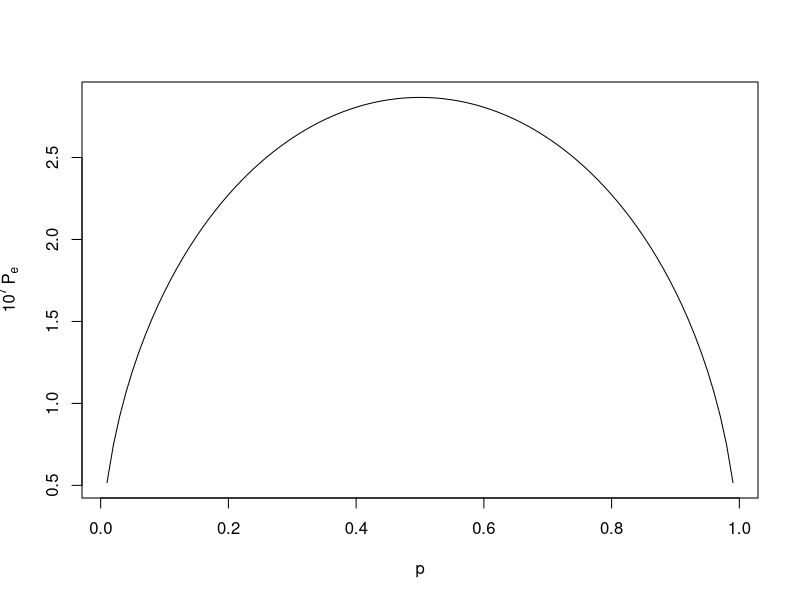
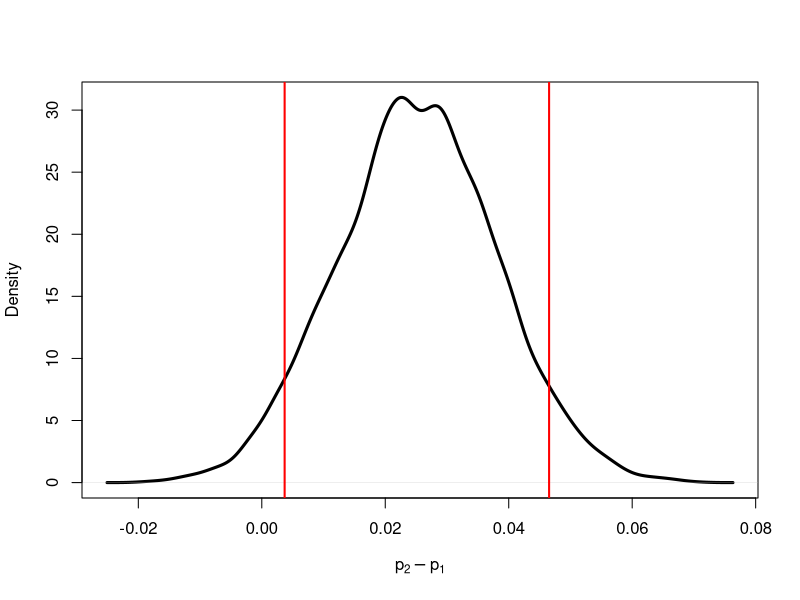
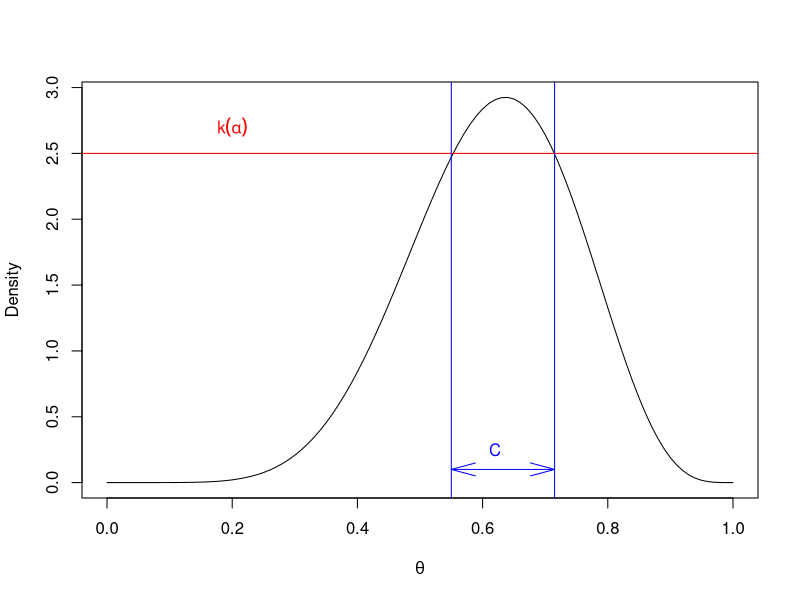
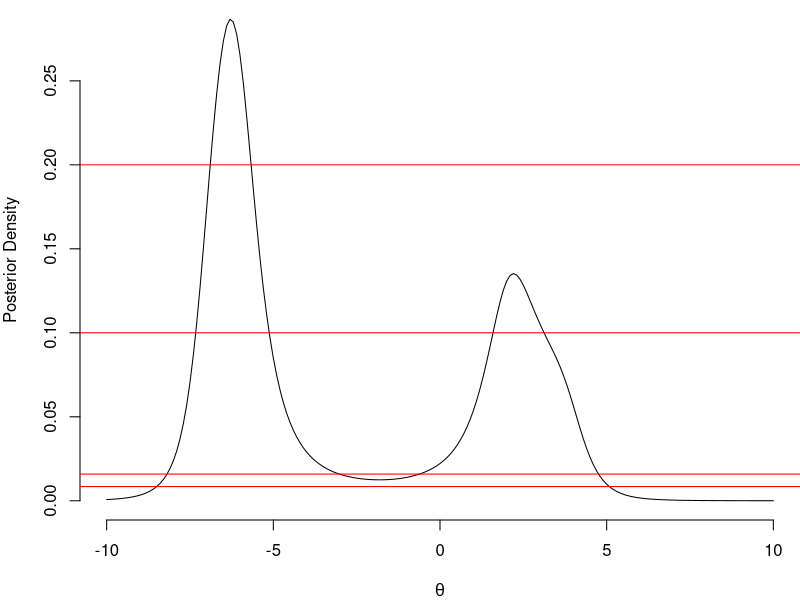
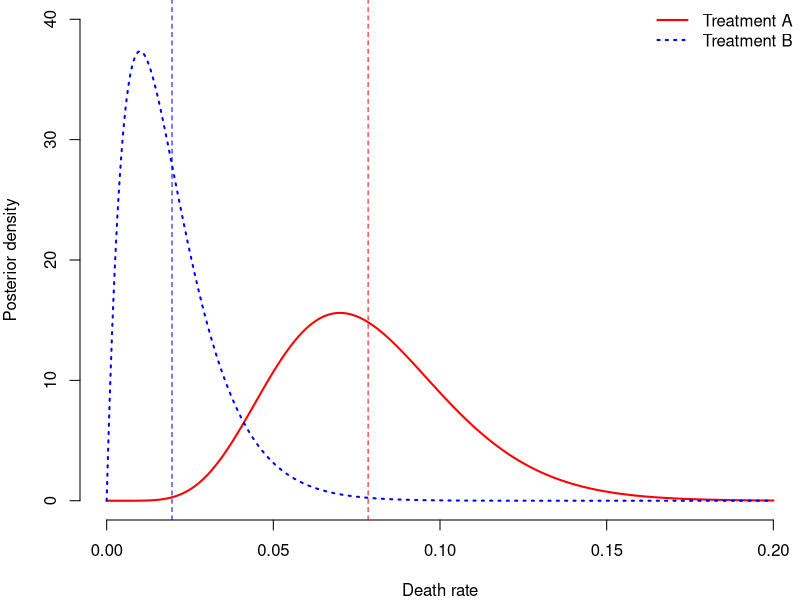
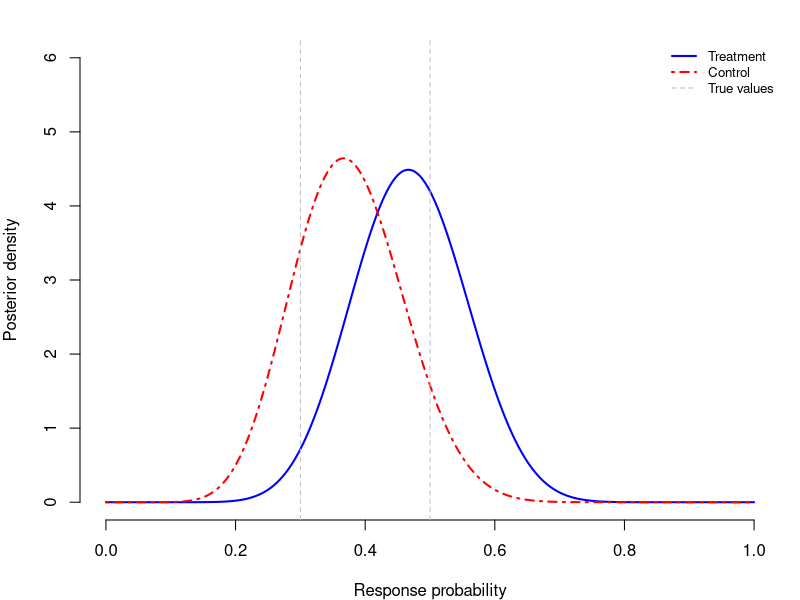
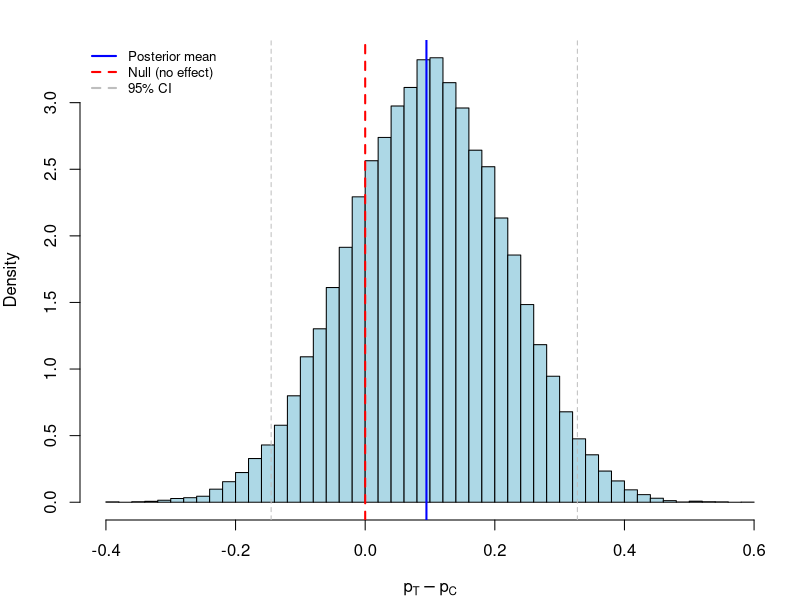
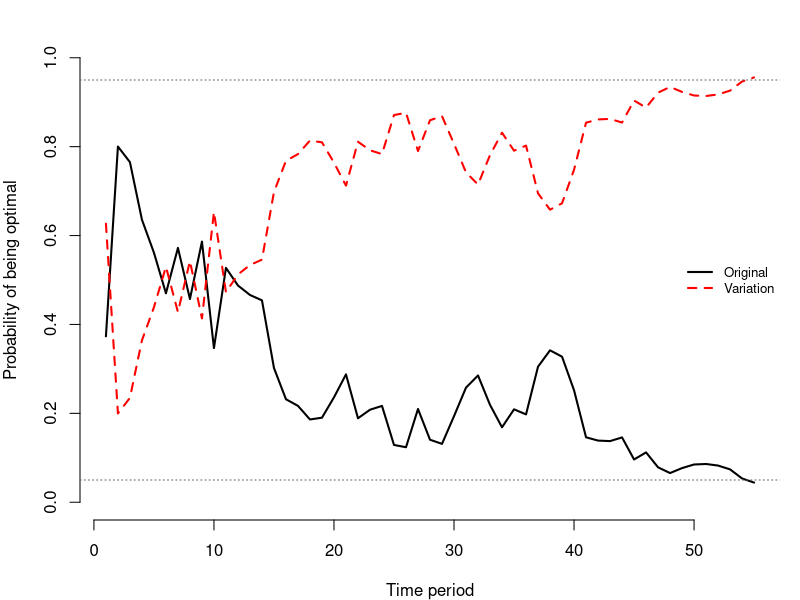

The R script that drew these images, in order:
## ---- chunk 1
#| fig-cap: Total error rate $P_e$, multiplied by $10^7$, as a function of $p$ for $\sigma=0.2$.
#| label: fig-signal-error-rate
sigma <- 0.2
p <- seq(0.01, 0.99, 0.01)
c <- sigma^2 / 2 * log((1 - p) / p)
Pe <- pnorm((c - 1) / sigma) * p + (1 - pnorm((c + 1) / sigma)) * (1 - p)
plot(p, Pe * 1e7, type = "l", xlab = "p", ylab = expression(10^7 ~ P[e]))
## ---- chunk 2
#| echo: true
sigma2 <- 36
sigma02 <- 25
mu <- 30
y <- 12
k <- sigma02 + sigma2
mu1 <- sigma2 / k * mu + sigma02 / k * y
sigma21 <- sigma2 * sigma02 / k
mu1
sigma21
## ---- chunk 3
#| echo: true
a <- 1 - pnorm(24, mu1, sqrt(sigma21))
a
## ---- chunk 4
#| echo: true
a / (1 - a)
## ---- chunk 5
#| echo: true
a <- 1 - pnorm(24, mu, sqrt(sigma02))
a
a / (1 - a)
## ---- chunk 6
#| echo: true
air <- c(2.31017, 2.30986, 2.31010, 2.31001, 2.31024, 2.31010, 2.31028, 2.31028)
decomp <- c(2.30143, 2.29890, 2.29816, 2.30182, 2.29869, 2.29940, 2.29849, 2.29889)
## ---- chunk 7
#| echo: true
y <- air - decomp
n <- length(y)
m0 <- 0
sigma <- sqrt(var(air) + var(decomp))
n0 <- 1
Z <- (mean(y) - m0) / (sigma / sqrt(n))
BF <- sqrt((n + n0) / n0) * exp(-0.5 * n / (n + n0) * Z^2)
format(BF, scientific = TRUE, digits = 3)
## ---- chunk 8
#| echo: true
a <- 1 / (1 + BF)
a
## ---- chunk 9
#| echo: true
set.seed(92) # Kuzy
m <- 10000
p1 <- rbeta(m, 1755 + 1, 2500 - 1755 + 1)
p2 <- rbeta(m, 1818 + 1, 2500 - 1818 + 1)
rd <- p2 - p1
quantile(rd, c(.05, .95))
## ---- chunk 10
#| label: fig-proportions-posterior
#| fig-cap: Posterior difference in click-through rates. The red lines mark the 90% credible interval.
plot(density(rd), main = "", xlab = expression(p[2] - p[1]), ylab = "Density", lwd = 3)
abline(v = quantile(rd, c(.05, .95)), col = "red", lwd = 2)
## ---- chunk 11
#| label: fig-hpd-visualization
#| echo: false
#| fig-cap: "Highest posterior density set $C$ for a Beta(8, 5) posterior. The set contains the values of $\\theta$ where the density lies above the level $k(\\alpha)$."
theta <- seq(0, 1, 0.01)
p <- dbeta(theta, 8, 5)
plot(theta, p, type = "l", xlab = expression(theta), ylab = "Density")
abline(h = 2.5, col = "red")
abline(v = c(0.55, 0.715), col = "blue")
text(0.2, 2.7, expression(k(alpha)), col = "red", cex = 1)
arrows(0.55, 0.1, 0.715, 0.1, code = 3, col = "blue", angle = 15)
text(0.62, 0.25, "C", col = "blue", cex = 1)
## ---- chunk 12
#| echo: true
y <- c(2, -7, 4, -6)
## ---- chunk 13
#| label: fig-cauchy-posterior
#| echo: true
#| fig-cap: Posterior density of the Cauchy location parameter $\theta$ under a flat prior. The horizontal lines mark the levels $k$ of the four credible sets below.
par(mar = c(4, 4, 0, 0), bty = "n")
lhood <- function(theta) 1 / prod(1 + (y - theta)^2)
theta <- seq(-10, 10, 0.1)
post <- sapply(theta, lhood)
post <- 10 * post / sum(post)
plot(theta, post, type = "l", xlab = expression(theta), ylab = "Posterior Density")
abline(h = c(0.008475, 0.0159, 0.1, 0.2), col = "red")
## ---- chunk 14
#| echo: true
alpha_A <- 1 + 7
beta_A <- 1 + 93
alpha_B <- 1 + 1
beta_B <- 1 + 99

set.seed(123)
n_sims <- 100000
p_A_samples <- rbeta(n_sims, alpha_A, beta_A)
p_B_samples <- rbeta(n_sims, alpha_B, beta_B)

prob_A_worse <- mean(p_A_samples > p_B_samples)
cat("P(death rate A > death rate B | data) =", round(prob_A_worse, 3), "\n")
## ---- chunk 15
#| results: hide
outcome_matrix <- matrix(c(
  76, 17, 7, # Treatment A
  89, 10, 1, # Treatment B
  86, 13, 1, # Treatment C
  88, 9, 3 # Treatment D
), nrow = 4, byrow = TRUE)
rownames(outcome_matrix) <- c("A", "B", "C", "D")
colnames(outcome_matrix) <- c("Excellent", "Fair", "Death")

chisq_result <- suppressWarnings(chisq.test(outcome_matrix))

death_table <- matrix(c(7, 93, 1, 99), nrow = 2, byrow = TRUE)
rownames(death_table) <- c("A", "B")
colnames(death_table) <- c("Death", "Survival")
fisher_result <- fisher.test(death_table, alternative = "greater")
## ---- chunk 16
#| fig-cap: "Posterior distributions of death rates."

p_grid <- seq(0, 0.2, length.out = 500)
plot(p_grid, dbeta(p_grid, alpha_A, beta_A),
  type = "l", col = "red", lwd = 2,
  xlab = "Death rate", ylab = "Posterior density", ylim = c(0, 40)
)
lines(p_grid, dbeta(p_grid, alpha_B, beta_B), col = "blue", lwd = 2, lty = 3)
legend("topright",
  legend = c("Treatment A", "Treatment B"),
  col = c("red", "blue"), lwd = 2, lty = c(1, 3), bty = "n"
)

# Add posterior means
abline(v = alpha_A / (alpha_A + beta_A), col = "red", lty = 2)
abline(v = alpha_B / (alpha_B + beta_B), col = "blue", lty = 2)
## ---- chunk 17
# Prior sensitivity analysis
set.seed(456)
n_sims <- 100000

# Data: Treatment A: 7 deaths, 93 survivals; Treatment B: 1 death, 99 survivals
deaths_A <- 7
survivals_A <- 93
deaths_B <- 1
survivals_B <- 99

# Different priors to consider
priors <- data.frame(
  Prior = c(
    "Uniform Beta(1,1)",
    "Jeffreys Beta(0.5,0.5)",
    "Skeptical Beta(2,20)",
    "Optimistic Beta(1,10)",
    "Strong Beta(5,50)"
  ),
  alpha = c(1, 0.5, 2, 1, 5),
  beta = c(1, 0.5, 20, 10, 50)
)

# Calculate P(p_A > p_B | data) for each prior
results <- sapply(1:nrow(priors), function(i) {
  a <- priors$alpha[i]
  b <- priors$beta[i]

  # Posterior parameters
  alpha_A_post <- a + deaths_A
  beta_A_post <- b + survivals_A
  alpha_B_post <- a + deaths_B
  beta_B_post <- b + survivals_B

  # Monte Carlo
  p_A <- rbeta(n_sims, alpha_A_post, beta_A_post)
  p_B <- rbeta(n_sims, alpha_B_post, beta_B_post)
  mean(p_A > p_B)
})

priors$`Prior Mean` <- round(priors$alpha / (priors$alpha + priors$beta), 3)
priors$`P(p_A > p_B | data)` <- round(results, 3)
knitr::kable(priors[, c("Prior", "Prior Mean", "P(p_A > p_B | data)")],
  caption = "Sensitivity of posterior probability to prior specification"
)
## ---- chunk 18
set.seed(2024)

# True parameters (unknown to trialists)
p_control_true <- 0.30
p_treatment_true <- 0.50

# Prior parameters (Beta(1,1) = uniform)
alpha_prior <- 1
beta_prior <- 1

# Trial parameters
n_max_per_arm <- 30
interim_points <- c(10, 20, 30) # Patients per arm at each look
n_sims <- 10000 # Monte Carlo samples for posterior probability

# Efficacy and futility thresholds
theta_E <- 0.95
theta_F <- 0.10
## ---- chunk 19
# Simulate patient outcomes
n_control <- n_max_per_arm
n_treatment <- n_max_per_arm
control_outcomes <- rbinom(n_control, 1, p_control_true)
treatment_outcomes <- rbinom(n_treatment, 1, p_treatment_true)
## ---- chunk 20
# Storage for results
results <- data.frame(
  interim = integer(),
  n_per_arm = integer(),
  x_control = integer(),
  x_treatment = integer(),
  p_superior = numeric(),
  decision = character()
)

# Conduct sequential analysis
for (k in seq_along(interim_points)) {
  n_current <- interim_points[k]

  # Accumulated data
  x_C <- sum(control_outcomes[1:n_current])
  x_T <- sum(treatment_outcomes[1:n_current])

  # Posterior parameters
  alpha_C_post <- alpha_prior + x_C
  beta_C_post <- beta_prior + n_current - x_C
  alpha_T_post <- alpha_prior + x_T
  beta_T_post <- beta_prior + n_current - x_T

  # Monte Carlo estimate of P(p_T > p_C | data)
  p_C_samples <- rbeta(n_sims, alpha_C_post, beta_C_post)
  p_T_samples <- rbeta(n_sims, alpha_T_post, beta_T_post)
  p_superior <- mean(p_T_samples > p_C_samples)

  # Decision
  if (p_superior > theta_E) {
    decision <- "Stop for Efficacy"
  } else if (p_superior < theta_F) {
    decision <- "Stop for Futility"
  } else {
    decision <- if (k < length(interim_points)) {
      "Continue"
    } else {
      "Inconclusive"
    }
  }

  results <- rbind(results, data.frame(
    interim = k,
    n_per_arm = n_current,
    x_control = x_C,
    x_treatment = x_T,
    p_superior = round(p_superior, 4),
    decision = decision
  ))

  if (decision != "Continue") break
}

# Display results
knitr::kable(results,
  col.names = c(
    "Interim", "N per arm", "Control successes",
    "Treatment successes", "P(Treatment > Control)", "Decision"
  ),
  caption = "Sequential analysis results"
)
## ---- chunk 21
#| label: fig-berry-posteriors
#| fig-cap: "Posterior distributions of the response probability in the treatment and control arms at the final analysis. Dashed vertical lines mark the true values."
#| fig-height: 2.5
# Plot posterior distributions at final analysis
final_n <- results$n_per_arm[nrow(results)]
final_x_C <- results$x_control[nrow(results)]
final_x_T <- results$x_treatment[nrow(results)]

# Posterior parameters
alpha_C_final <- alpha_prior + final_x_C
beta_C_final <- beta_prior + final_n - final_x_C
alpha_T_final <- alpha_prior + final_x_T
beta_T_final <- beta_prior + final_n - final_x_T

# Create plot
p_grid <- seq(0, 1, length.out = 500)
par(mar = c(4, 4, 2, 1))
plot(p_grid, dbeta(p_grid, alpha_T_final, beta_T_final),
  type = "l",
  col = "blue", lwd = 2, ylim = c(0, 6),
  xlab = "Response probability", ylab = "Posterior density"
)
lines(p_grid, dbeta(p_grid, alpha_C_final, beta_C_final), col = "red", lwd = 2, lty = 4)
abline(v = p_control_true, col = "gray", lty = 2)
abline(v = p_treatment_true, col = "gray", lty = 2)
legend("topright",
  legend = c("Treatment", "Control", "True values"),
  col = c("blue", "red", "gray"), lwd = c(2, 2, 1), lty = c(1, 4, 2), bty = "n", cex = 0.8
)
## ---- chunk 22
#| echo: true
# Posterior of risk difference via Monte Carlo
set.seed(123)
p_C_samples <- rbeta(50000, alpha_C_final, beta_C_final)
p_T_samples <- rbeta(50000, alpha_T_final, beta_T_final)
risk_diff <- p_T_samples - p_C_samples
## ---- chunk 23
#| label: fig-berry-risk-diff
#| fig-cap: "Posterior distribution of the risk difference $p_T - p_C$ at the final analysis. The red dashed line marks no effect, the blue line the posterior mean, and the gray dashed lines the 95% credible interval."
hist(risk_diff,
  breaks = 50, probability = TRUE, col = "lightblue",
  main = "", xlab = expression(p[T] - p[C])
)
abline(v = 0, col = "red", lwd = 2, lty = 2)
abline(v = mean(risk_diff), col = "blue", lwd = 2)
abline(v = quantile(risk_diff, c(0.025, 0.975)), col = "gray", lwd = 1, lty = 2)
legend("topleft",
  legend = c("Posterior mean", "Null (no effect)", "95% CI"),
  col = c("blue", "red", "gray"), lwd = 2, lty = c(1, 2, 2), bty = "n", cex = 0.8
)
## ---- chunk 24
#| label: fig-bandit-single-trial
#| results: hide
#| fig-cap: Probability that each arm is optimal at the end of each day in a single run of the bandit experiment. The dotted lines mark the 5% and 95% thresholds.
set.seed(42)

# True conversion rates
theta_true <- c(0.04, 0.05) # Original, Variation
K <- 2
arm_names <- c("Original", "Variation")

# Experiment parameters
visits_per_day <- 100
max_days <- 300
min_days <- 14 # an experiment runs at least two weeks
classical_days <- 223 # From power calculation

# Initialize Beta(1,1) priors
alpha_params <- c(1, 1)
beta_params <- c(1, 1)

# Day 1 serving weights: no data yet, so split the traffic evenly
prob_optimal <- rep(1 / K, K)

# Storage
prob_optimal_history <- matrix(0, max_days, K)
n_mc <- 10000

# Run single trial
end_day <- max_days
for (day in 1:max_days) {
  # Serve the day's traffic with this morning's weights, held fixed all day
  visits <- as.vector(rmultinom(1, visits_per_day, prob_optimal))
  conversions <- rbinom(K, visits, theta_true)

  # Overnight: one batch update, then fresh weights for tomorrow
  alpha_params <- alpha_params + conversions
  beta_params <- beta_params + (visits - conversions)

  theta_samples <- cbind(
    rbeta(n_mc, alpha_params[1], beta_params[1]),
    rbeta(n_mc, alpha_params[2], beta_params[2])
  )
  # max.col credits exactly one arm per draw, so the weights sum to 1
  prob_optimal <- tabulate(max.col(theta_samples, ties.method = "first"), K) / n_mc
  prob_optimal_history[day, ] <- prob_optimal

  # Stop on evidence that already includes today, never before two weeks
  if (day >= min_days && max(prob_optimal) > 0.95) {
    end_day <- day
    break
  }
}

# Plot: Optimal arm probabilities over time
plot(1:end_day, prob_optimal_history[1:end_day, 1],
  type = "l",
  col = "black", lwd = 2, ylim = c(0, 1),
  xlab = "Time period", ylab = "Probability of being optimal"
)
lines(1:end_day, prob_optimal_history[1:end_day, 2], col = "red", lwd = 2, lty = 2)
abline(h = c(0.05, 0.95), lty = 3, col = "gray40")
legend("right",
  legend = arm_names, col = c("black", "red"),
  lwd = 2, lty = c(1, 2), cex = 0.8, bty = "n"
)

cat("Experiment ended on day:", end_day, "\n")
cat("Days saved vs classical:", classical_days - end_day, "\n")
